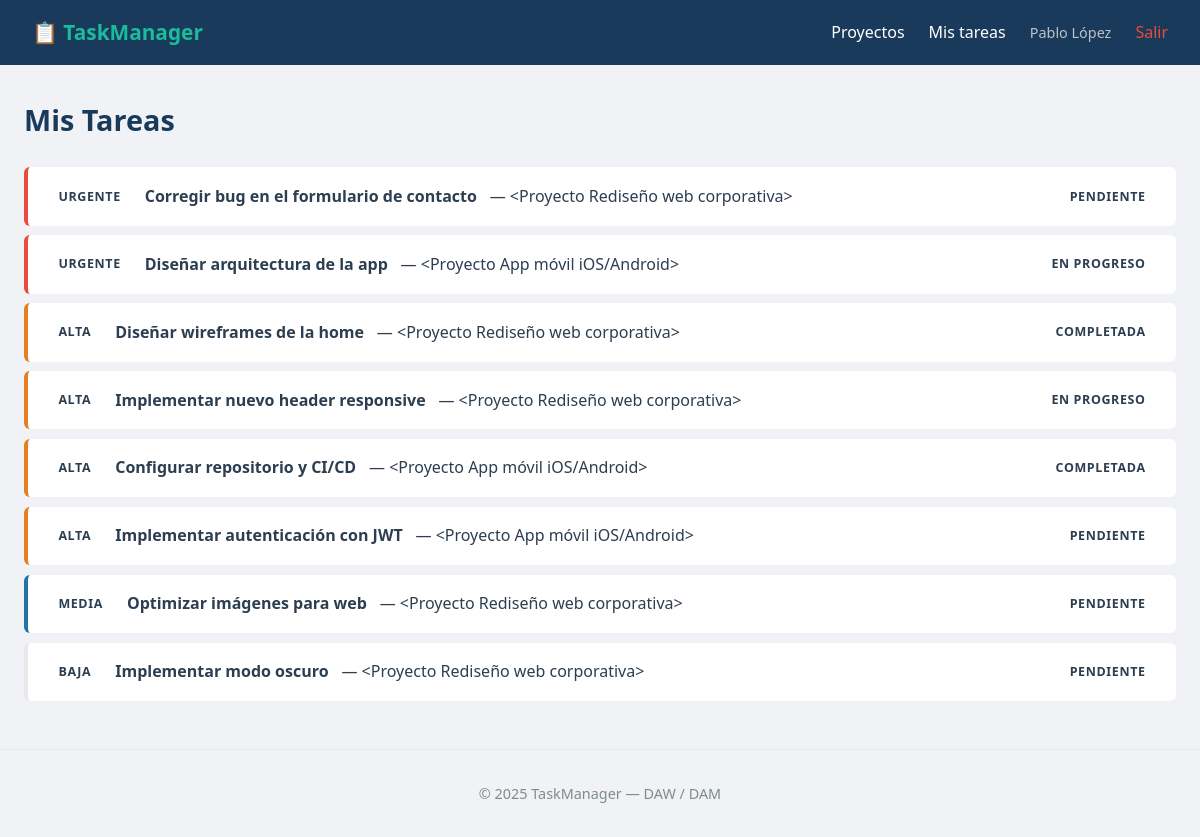
Screenshot of /proyectos/tareas (signed in) with the database file from the repository.
### app/models.py (models this page shows, shortened)
class Usuario(UserMixin, db.Model): # UserMixin PRIMERO, db.Model SEGUNDO
    __tablename__ = 'usuarios'
    id = db.Column(db.Integer, primary_key=True)
    nombre = db.Column(db.String(100), nullable=False)
    email = db.Column(db.String(150), unique=True, nullable=False)
    password = db.Column(db.String(256), nullable=False)
    rol = db.Column(db.String(20), default='usuario') # 'usuario' o
    'admin'
    activo = db.Column(db.Boolean, default=True)
    creado_en = db.Column(db.DateTime, default=datetime.utcnow)
    proyectos = db.relationship('Proyecto', backref='propietario',
                                lazy='dynamic',
                                foreign_keys='Proyecto.propietario_id')
    @property
    def es_admin(self):
        return self.rol == 'admin'
    @property
    def is_active(self):
        return self.activo

class Tarea(db.Model):
    __tablename__ = 'tareas'
    id = db.Column(db.Integer, primary_key=True)
    titulo = db.Column(db.String(200), nullable=False)
    descripcion = db.Column(db.Text)
    prioridad = db.Column(db.String(20), default='media')
    estado = db.Column(db.String(20), default='pendiente')
    fecha_limite = db.Column(db.Date)
    creado_en = db.Column(db.DateTime, default=datetime.utcnow)
    proyecto_id = db.Column(db.Integer, db.ForeignKey('proyectos.id'))
    asignado_id = db.Column(db.Integer, db.ForeignKey('usuarios.id'),
    nullable=True)
    comentarios = db.relationship('Comentario', backref='tarea',
    lazy='dynamic',
    cascade='all, delete-orphan')
    etiquetas = db.relationship('Etiqueta', secondary=tarea_etiqueta,
    backref=db.backref('tareas', lazy='dynamic'))

class Proyecto(db.Model):
    __tablename__ = 'proyectos'
    id = db.Column(db.Integer, primary_key=True)
    titulo = db.Column(db.String(100), nullable=False)
    descripcion = db.Column(db.Text)
    estado = db.Column(db.String(20), default='activo')
    fecha_limite = db.Column(db.Date)
    creado_en = db.Column(db.DateTime, default=datetime.utcnow)
    propietario_id = db.Column(db.Integer, db.ForeignKey('usuarios.id'))
    tareas = db.relationship('Tarea', backref='proyecto', lazy='dynamic',
    cascade='all, delete-orphan',
    order_by='Tarea.creado_en')
    def __repr__(self):
        return f'<Proyecto {self.titulo}>'

### app/routes/tasks.py (the view)
@tasks.route('/tareas')
@login_required # ← Protege esta ruta
def mis_tareas():
    tareas = Tarea.query.all()
    tareas.sort(key=lambda t: ORDEN_PRIORIDAD.get(t.prioridad, 99))
    return render_template('tasks/lista.html', tareas=tareas)

### app/models.py (called while the page is built)
@login_manager.user_loader
def cargar_usuario(user_id):
    return Usuario.query.get(int(user_id))

### app/templates/tasks/lista.html (shortened to what this page needs)
{% extends 'base.html' %}
{% block content %}
<div class='page-header'>
    <h1>Mis Tareas</h1>
</div>
{% for tarea in tareas %}
<div class='tarea prioridad-{{ tarea.prioridad }}'>
    <div class='tarea-info'>
        <span class='badge badge-prioridad-{{ tarea.prioridad }}'>
            {{ tarea.prioridad | upper }}
        </span>
        <strong>{{ tarea.titulo }}</strong>
        <span class='proyecto-nombre'>— {{ tarea.proyecto }}</span>
    </div>
    <span class='badge badge-estado-{{ tarea.estado }}'>
        {{ tarea.estado | replace('_', ' ') | capitalize }}
    </span>
</div>
{% else %}
<p class='vacio'>No hay tareas.</p>
{% endfor %}
{% endblock %}

### app/templates/base.html (shortened to what this page needs)
<!DOCTYPE html>
<html lang='es'>
<head>
    <link rel='stylesheet' href="{{ url_for('static', filename='css/style.css')
    }}">
</head>
<body>
    <nav class='navbar'>
        <a href="{{ url_for('main.index') }}" class='logo'>📋 TaskManager</a>
        <div class='nav-links'>
            {% if current_user.is_authenticated %}
                <a href="{{ url_for('projects.lista') }}">Proyectos</a>
                <a href="{{ url_for('tasks.mis_tareas') }}">Mis tareas</a>
                <span class='nav-usuario'>{{ current_user.nombre }}</span>
                <a href="{{ url_for('auth.logout') }}" class='nav-logout'>Salir</a>
            {% else %}
                <a href="{{ url_for('auth.login') }}">Iniciar sesión</a>
                <a href="{{ url_for('auth.registro') }}" class='btn btnsm'>Registrarse</a>
            {% endif %}
        </div>
    </nav>
    <main class='contenido'>
    {% block content %}{% endblock %}
    </main>
    <footer><p>&copy; 2025 TaskManager — DAW / DAM</p></footer>
</body>
</html>

### app/static/css/style.css (style rules this page uses)
*, *::before, *::after { margin: 0; padding: 0; box-sizing: border-box; }
:root { --azul-oscuro: #1a3a5c; --azul: #2471a3; --verde: #1abc9c; --rojo: #e74c3c; --naranja: #e67e22; --gris-claro: #f0f2f5; --texto: #2c3e50; --texto-suave: #7f8c8d; }
body { font-family: 'Segoe UI', Arial, sans-serif; background: var(--gris-claro); color: var(--texto); line-height: 1.6; }
.navbar { background: var(--azul-oscuro); display: flex; justify-content: space-between; align-items: center; padding: 1rem 2rem; position: sticky; top: 0; z-index: 100; }
.navbar .logo { color: var(--verde); font-weight: 700; font-size: 1.3rem; text-decoration: none; }
.nav-links { display: flex; align-items: center; gap: 1.5rem; }
.nav-links a { color: #fff; text-decoration: none; transition: color .2s; }
.contenido { max-width: 1200px; margin: 2rem auto; padding: 0 1.5rem; }
.page-header { display: flex; justify-content: space-between; align-items: center; margin-bottom: 1.5rem; }
.page-header h1 { font-size: 1.8rem; color: var(--azul-oscuro); }
.badge { padding: .2rem .7rem; border-radius: 12px; font-size: .78rem; font-weight: 600; text-transform: uppercase; letter-spacing: .05em; }
.tarea { background: #fff; border-radius: 6px; padding: 1rem 1.2rem; margin-bottom: .6rem; display: flex; justify-content: space-between; align-items: center; border-left: 4px solid #e8e8e8; }
.tarea.prioridad-urgente { border-left-color: var(--rojo); }
.tarea.prioridad-alta { border-left-color: var(--naranja); }
.tarea.prioridad-media { border-left-color: var(--azul); }
.tarea-info { display: flex; align-items: center; gap: .8rem; }
footer { text-align: center; padding: 2rem; color: var(--texto-suave); margin-top: 3rem; border-top: 1px solid #e8e8e8; font-size: .9rem; }
.nav-usuario { color: #bdc3c7; font-size: .9rem; }
.nav-logout { color: #e74c3c !important; }

### rows the page displays
Usuario: nombre "Pablo López"
Tarea: prioridad "URGENTE", titulo "Corregir bug en el formulario de contacto", proyecto "<Proyecto Rediseño web corporativa>", estado "PENDIENTE"
Tarea: prioridad "URGENTE", titulo "Diseñar arquitectura de la app", proyecto "<Proyecto App móvil iOS/Android>", estado "EN PROGRESO"
Tarea: prioridad "ALTA", titulo "Diseñar wireframes de la home", proyecto "<Proyecto Rediseño web corporativa>", estado "COMPLETADA"
Tarea: prioridad "ALTA", titulo "Implementar nuevo header responsive", proyecto "<Proyecto Rediseño web corporativa>", estado "EN PROGRESO"
Tarea: prioridad "ALTA", titulo "Configurar repositorio y CI/CD", proyecto "<Proyecto App móvil iOS/Android>", estado "COMPLETADA"
Tarea: prioridad "ALTA", titulo "Implementar autenticación con JWT", proyecto "<Proyecto App móvil iOS/Android>", estado "PENDIENTE"
Tarea: prioridad "MEDIA", titulo "Optimizar imágenes para web", proyecto "<Proyecto Rediseño web corporativa>", estado "PENDIENTE"
Tarea: prioridad "BAJA", titulo "Implementar modo oscuro", proyecto "<Proyecto Rediseño web corporativa>", estado "PENDIENTE"
